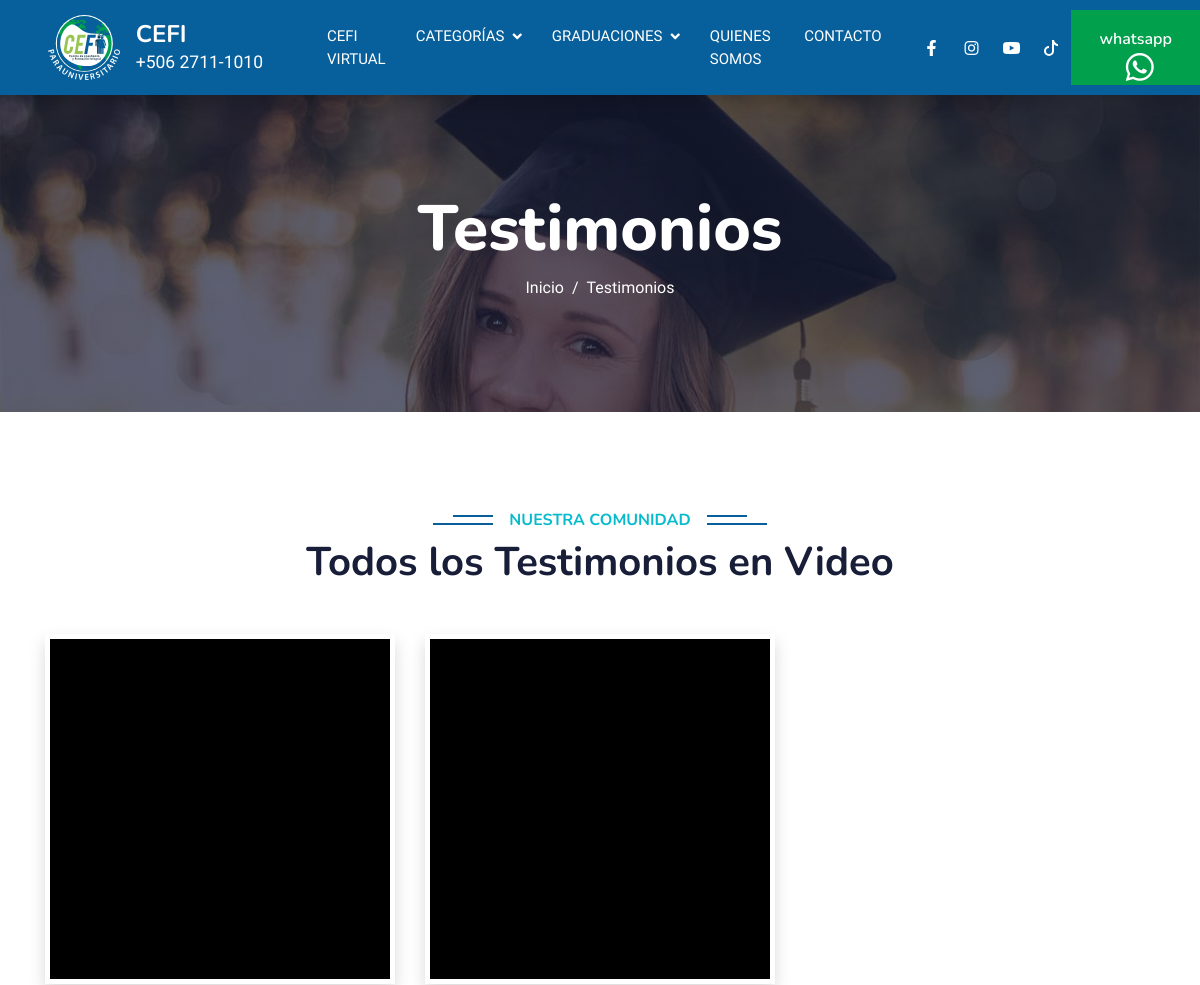
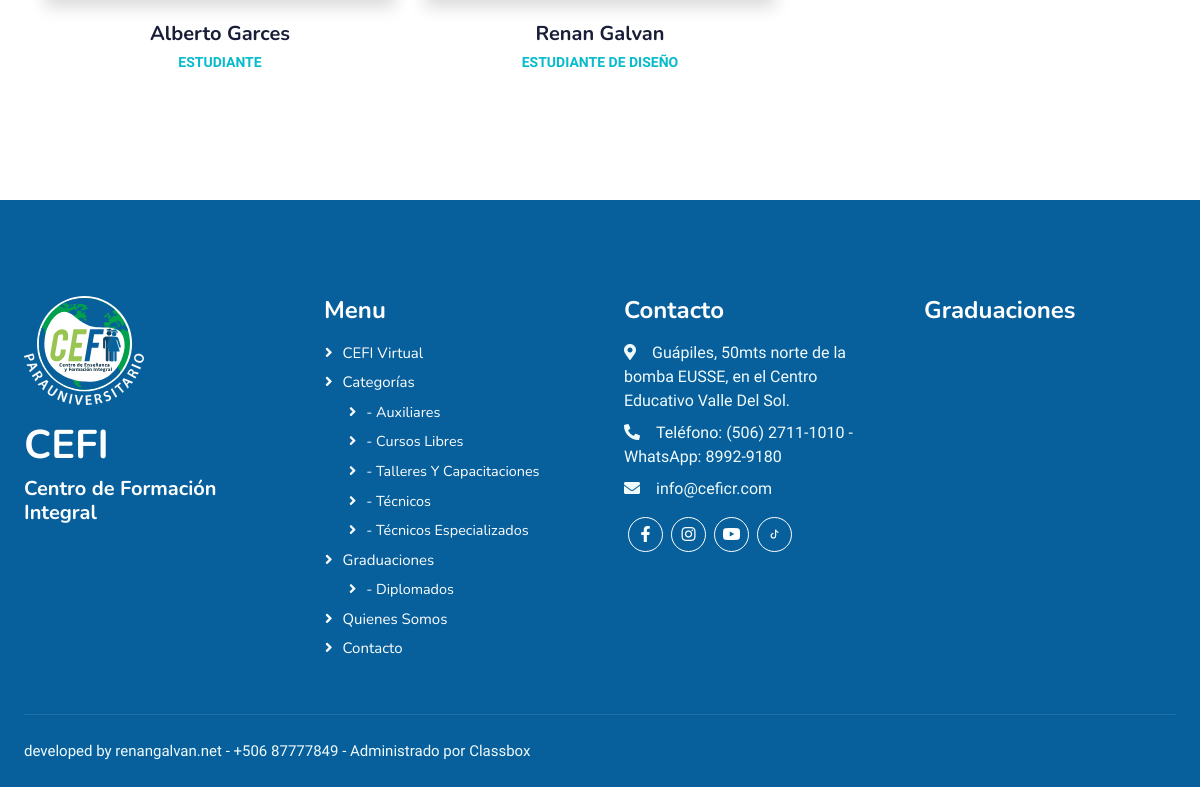
Screenshot of /web_site/testimonial.php with the database file from the repository (2 pictures, top to bottom).
### tables this page shows
CREATE TABLE `menus` (
  `id_menu` int(11) NOT NULL,
  `title` varchar(100) NOT NULL,
  `url` varchar(255) NOT NULL,
  `display_order` int(11) NOT NULL DEFAULT 0,
  `parent_id` int(11) DEFAULT NULL
);

CREATE TABLE `testimonios` (
  `id_testimonio` int(11) NOT NULL,
  `nombre` varchar(255) NOT NULL,
  `profesion` varchar(255) DEFAULT NULL,
  `comentario` text NOT NULL,
  `foto` varchar(255) DEFAULT NULL,
  `created_at` timestamp NULL DEFAULT current_timestamp(),
  `video_iframe` text DEFAULT NULL
);

CREATE TABLE `categories` (
  `id_category` int(11) NOT NULL,
  `name` varchar(100) NOT NULL,
  `image` varchar(255) DEFAULT NULL
);

### web_site/testimonial.php (the view, shortened to what this page needs)
<?php include 'header.php'; ?>
<div class="container-fluid bg-primary py-5 mb-5 page-header" style="background: linear-gradient(rgba(24, 29, 56, .7), rgba(24, 29, 56, .7)), url('img/carousel-1.jpg'); background-size: cover;">
    <div class="container py-5">
        <div class="row justify-content-center">
            <div class="col-lg-10 text-center">
                <h1 class="display-3 text-white animated slideInDown">Testimonios</h1>
                <nav aria-label="breadcrumb">
                    <ol class="breadcrumb justify-content-center">
                        <li class="breadcrumb-item"><a class="text-white" href="index.php">Inicio</a></li>
                        <li class="breadcrumb-item text-white active" aria-current="page">Testimonios</li>
                    </ol>
                </nav>
            </div>
        </div>
    </div>
</div>
<div class="container-xxl py-5">
    <div class="container">
        <div class="text-center wow fadeInUp" data-wow-delay="0.1s">
            <h6 class="section-title bg-white text-center text-primary px-3">Nuestra Comunidad</h6>
            <h1 class="mb-5">Todos los Testimonios en Video</h1>
        </div>
        <div class="row g-4">
            <?php
            try {
                $stmt_test = $pdo->query("SELECT * FROM testimonios WHERE video_iframe IS NOT NULL AND video_iframe != '' GROUP BY video_iframe, nombre ORDER BY created_at DESC");
                $testimonios_video = $stmt_test->fetchAll();
                foreach ($testimonios_video as $test):
                    $video_data = trim($test['video_iframe']);
                    $final_url = "";
                    if (preg_match('/src=["\']([^"\']+)["\']/', $video_data, $matches)) {
                        $final_url = $matches[1];
                    }
                ?>
                    <div class="col-lg-4 col-md-6 wow fadeInUp" data-wow-delay="0.1s">
                        <div class="testimonial-item text-center">
                            <div class="testimonial-video mb-2 shadow rounded overflow-hidden video-clickable"
                                 data-video-url="<?php echo htmlspecialchars($final_url); ?>"
                                 style="width: 350px; max-width: 100%; margin: 0 auto; border: 5px solid #fff; cursor: pointer; position: relative;">
                                <div class="custom-ratio-9-16">
                                    <iframe src="<?php echo htmlspecialchars($final_url); ?>" style="pointer-events: none;"></iframe>
                                    <div class="video-overlay-play">
                                    </div>
                                </div>
                            </div>
                            <div class="testimonial-info">
                                <h5 class="mb-1 fw-bold text-dark"><?php echo htmlspecialchars($test['nombre']); ?></h5>
                                <span class="text-primary text-uppercase small fw-bold"><?php echo htmlspecialchars($test['profesion']); ?></span>
                            </div>
                        </div>
                    </div>
                <?php endforeach;
            } catch (PDOException $e) {
                echo '<p class="text-danger">Error al cargar testimonios</p>';
            }
            ?>
        </div>
    </div>
</div>
<?php include 'footer.php'; ?>

### web_site/header.php (shortened to what this page needs)
<?php require_once 'db_connect.php'; ?>
<!DOCTYPE html>
<html lang="es">
<head>
    <link href="https://cdnjs.cloudflare.com/ajax/libs/font-awesome/5.10.0/css/all.min.css" rel="stylesheet">
    <link href="https://cdn.jsdelivr.net/npm/bootstrap-icons@1.4.1/font/bootstrap-icons.css" rel="stylesheet">
    <link href="lib/animate/animate.min.css" rel="stylesheet">
    <link href="lib/owlcarousel/assets/owl.carousel.min.css" rel="stylesheet">
    <link href="css/bootstrap.min.css" rel="stylesheet">
    <link href="css/style.css" rel="stylesheet">
</head>
<body>
    <nav class="navbar navbar-expand-lg navbar-light shadow sticky-top p-0">
                    <a href="index.php" class="navbar-brand d-flex align-items-center px-4 px-lg-5">
                        <img src="img/logo_cefi_blanco.svg" alt="CEFI Logo" style="height: 65px;">
                        <div class="ms-3 text-white d-flex flex-column">
                            <span class="fw-bold h4 m-0" style="color: #FFFFFF !important;">CEFI</span>
                            <small class="phone-text">+506 2711-1010</small>
                        </div>
                    </a>
        <div class="collapse navbar-collapse align-items-center" id="navbarCollapse">
            <?php $currentPage = basename($_SERVER['PHP_SELF']); ?>
            <div class="navbar-nav ms-auto p-4 p-lg-0">
                <?php
                try {
                    $stmt = $pdo->query("SELECT id_menu, title, url FROM menus WHERE parent_id IS NULL ORDER BY display_order ASC");
                    $main_menus = $stmt->fetchAll();
                    foreach ($main_menus as $menu) {
                        $activeClass = ($currentPage == $menu['url']) ? 'active' : '';
                        $stmt_sub = $pdo->prepare("SELECT title, url FROM menus WHERE parent_id = ? ORDER BY display_order ASC");
                        $stmt_sub->execute([$menu['id_menu']]);
                        $sub_menus = $stmt_sub->fetchAll();
                        if (empty($sub_menus) && $menu['title'] !== 'Categorías' && $menu['title'] !== 'Galerías' && $menu['title'] !== 'Graduaciones') {
                            echo '<a href="' . htmlspecialchars($menu['url']) . '" class="nav-item nav-link ' . $activeClass . '">' . htmlspecialchars($menu['title']) . '</a>';
                        } else {
                            echo '<div class="nav-item dropdown">';
                            echo '<a href="#" class="nav-link dropdown-toggle ' . $activeClass . '" data-bs-toggle="dropdown">' . htmlspecialchars($menu['title']) . '</a>';
                            echo '<div class="dropdown-menu fade-down m-0">';
                            echo '</div></div>';
                        }
                    }
                } catch (PDOException $e) {
                    echo '<span class="nav-item nav-link text-danger">Error menú</span>';
                }
                ?>
            </div>
            <div class="d-flex align-items-center">
                <a class="btn btn-sm-square mx-1 text-white" href="https://www.facebook.com/CEFI.COSTARICA?mibextid=ZbWKwL" target="_blank" title="Síguenos en Facebook">
                    <i class="fab fa-facebook-f"></i>
                </a>
                <a class="btn btn-sm-square mx-1 text-white" href="https://www.instagram.com/cefi_cr?igsh=ZnNrZDRhdTB6Z3I0" target="_blank" title="Estamos en Instagram">
                    <i class="fab fa-instagram"></i>
                </a>
                <a class="btn btn-sm-square mx-1 text-white" href="https://youtube.com/@ceficr?si=Prh18hZuQhWG6hdY" target="_blank" title="Estamos en Youtube">
                    <i class="fab fa-youtube"></i>
                </a>
                <a class="btn btn-sm-square mx-1 text-white" href="https://www.tiktok.com/@cefi_cr?_t=8jw1rg8zAJh&_r=1" target="_blank" title="Estamos en Tiktok">
                    <svg xmlns="http://www.w3.org/2000/svg" width="1em" height="1em" fill="currentColor" class="bi bi-tiktok" viewBox="0 0 16 16">
                        <path d="M9 0h1.98c.144.715.54 1.617 1.235 2.512C12.895 3.389 13.797 4 15 4v2c-1.753 0-3.07-.814-4-1.829V11a5 5 0 1 1-5-5v2a3 3 0 1 0 3 3z" />
                    </svg>
                </a>
            </div>
            <a href="https://wa.me/50689929180" class="btn btn-primary btn-whatsapp-large py-3 px-lg-3 d-none d-lg-block"><span>whatsapp<i class="fab fa-whatsapp ms-2"></i></span></a>
        </div>
    </nav>

### web_site/footer.php (shortened to what this page needs)
    <div class="container-fluid text-light footer pt-5 mt-5 wow fadeIn" data-wow-delay="0.1s">
        <div class="container-fluid py-5">
            <div class="row g-5">
                <div class="col-lg-3 col-md-6 text-white">
                    <h4 class="text-white mb-3"><img src="img/logo_cefi_blanco.svg" width="120px"></h4>
                    <h1 class="text-white">CEFI</h1>
                    <h5 class="text-white">Centro de Formación Integral</h5>
                </div>
                <div class="col-lg-3 col-md-6">
                    <h4 class="text-white mb-3">Menu</h4>
                    <?php
                    try {
                        $stmt_footer = $pdo->query("SELECT id_menu, title, url FROM menus WHERE parent_id IS NULL ORDER BY display_order ASC");
                        while ($menu_f = $stmt_footer->fetch()) {
                            echo '<a class="btn btn-link" href="' . htmlspecialchars($menu_f['url']) . '">' . htmlspecialchars($menu_f['title']) . '</a>';
                            $is_gallery_menu = ($menu_f['title'] === 'Galerías' || $menu_f['title'] === 'Graduaciones');
                            if ($menu_f['title'] === 'Categorías' || $is_gallery_menu) {
                                $sql_cat_f = "SELECT DISTINCT c.id_category, c.name FROM categories c";
                                if ($is_gallery_menu) {
                                    $sql_cat_f .= " JOIN posts p ON c.id_category = p.id_category
                                                  WHERE (LOWER(c.name) LIKE '%graduacion%'
                                                  OR LOWER(c.name) LIKE '%diplomado%'
                                                  OR LOWER(c.name) LIKE '%galería%')";
                                } else {
                                    $sql_cat_f .= " WHERE LOWER(c.name) NOT LIKE '%graduacion%'
                                                  AND LOWER(c.name) NOT LIKE '%diplomado%'
                                                  AND LOWER(c.name) NOT LIKE '%galería%'";
                                }
                                $sql_cat_f .= " ORDER BY c.name ASC";
                                $stmt_cat_f = $pdo->query($sql_cat_f);
                                while ($cat_f = $stmt_cat_f->fetch()) {
                                    $link = $is_gallery_menu ? 'graduaciones.php' : 'despliegue_escuelas.php';
                                    echo '<a class="btn btn-link ps-4" href="' . $link . '?id=' . $cat_f['id_category'] . '" style="font-size: 0.9em;">- ' . htmlspecialchars($cat_f['name']) . '</a>';
                                }
                            }
                        }
                    } catch (PDOException $e) { echo '<p class="text-danger">Error menú</p>'; }
                    ?>
                </div>
                <div class="col-lg-3 col-md-6">
                    <h4 class="text-white mb-3">Contacto</h4>
                    <p class="mb-2"><i class="fa fa-map-marker-alt me-3"></i>Guápiles, 50mts norte de la bomba EUSSE, en el Centro Educativo Valle Del Sol.</p>
                    <p class="mb-2"><i class="fa fa-phone-alt me-3"></i>Teléfono: (506) 2711-1010 - WhatsApp: 8992-9180</p>
                    <p class="mb-2"><i class="fa fa-envelope me-3"></i>info@ceficr.com</p>
                    <div class="d-flex pt-2">
                        <a class="btn btn-outline-light btn-social mx-1" href="https://www.facebook.com/CEFI.COSTARICA?mibextid=ZbWKwL" target="_blank"><i class="fab fa-facebook-f"></i></a>
                        <a class="btn btn-outline-light btn-social mx-1" href="https://www.instagram.com/cefi_cr?igsh=ZnNrZDRhdTB6Z3I0" target="_blank"><i class="fab fa-instagram"></i></a>
                        <a class="btn btn-outline-light btn-social mx-1" href="https://youtube.com/@ceficr?si=Prh18hZuQhWG6hdY" target="_blank"><i class="fab fa-youtube"></i></a>
                        <a class="btn btn-outline-light btn-social mx-1" href="https://www.tiktok.com/@cefi_cr?_t=8jw1rg8zAJh&_r=1" target="_blank"><svg xmlns="http://www.w3.org/2000/svg" width="1em" height="1em" fill="currentColor" viewBox="0 0 16 16"><path d="M9 0h1.98c.144.715.54 1.617 1.235 2.512C12.895 3.389 13.797 4 15 4v2c-1.753 0-3.07-.814-4-1.829V11a5 5 0 1 1-5-5v2a3 3 0 1 0 3 3z" /></svg></a>
                    </div>
                </div>
                <div class="col-lg-3 col-md-6">
                    <h4 class="text-white mb-3"><a href="graduaciones.php" style="color: inherit; text-decoration: none;">Graduaciones</a></h4>
                    <div class="row g-2 pt-2">
                    </div>
                </div>
            </div>
        </div>
        <div class="container-fluid"><div class="copyright"><div class="row"><div class="col-md-6 text-center text-md-start mb-3 mb-md-0">developed by renangalvan.net - +506 87777849 - Administrado por Classbox</div></div></div></div>
    </div>
</body>
</html>

### rows the page displays
menus: title "CEFI VIRTUAL", title "CEFI Virtual"
menus: title "CATEGORÍAS", title "Categorías"
menus: title "GRADUACIONES", title "Graduaciones"
menus: title "QUIENES SOMOS", title "Quienes Somos"
menus: title "CONTACTO", title "Contacto"
testimonios: nombre "Alberto Garces", profesion "ESTUDIANTE"
testimonios: nombre "Renan Galvan", profesion "ESTUDIANTE DE DISEÑO"
categories: name "Auxiliares"
categories: name "Cursos Libres"
categories: name "Talleres Y Capacitaciones"
categories: name "Técnicos"
categories: name "Técnicos Especializados"
categories: name "Diplomados"
